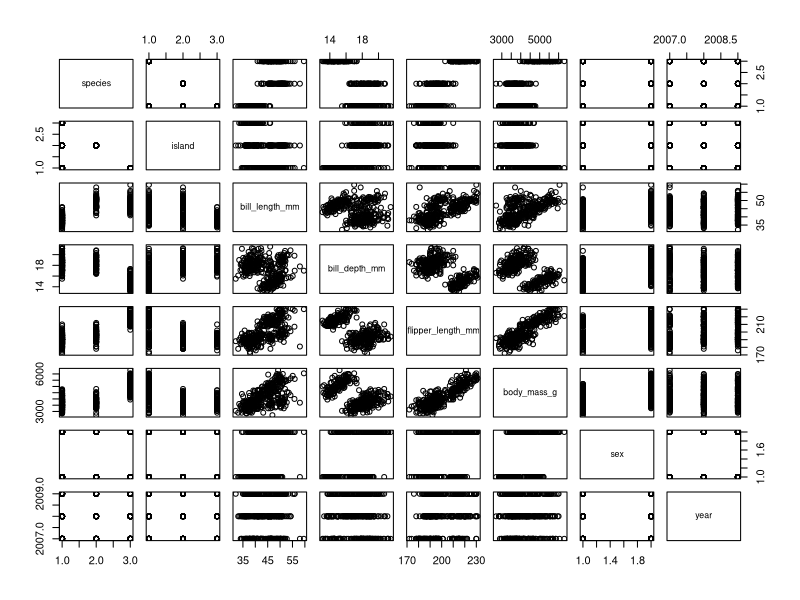

Here is the R script that generated this plot:
## ---- chunk 1
knitr::opts_chunk$set(echo = TRUE)

library(palmerpenguins)
## ---- chunk 2
2 + 2
plot(penguins)
## ---- chunk 3

## ---- chunk 4
# here is some new amazing code!
